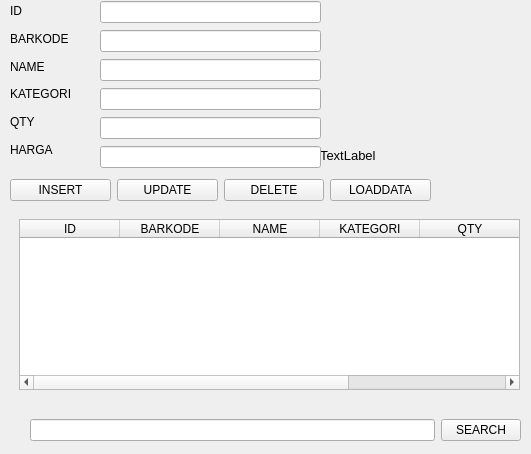
<?xml version="1.0" encoding="UTF-8"?>
<ui version="4.0">
 <class>Form</class>
 <widget class="QWidget" name="Form">
  <property name="geometry">
   <rect>
    <x>0</x>
    <y>0</y>
    <width>531</width>
    <height>454</height>
   </rect>
  </property>
  <property name="windowTitle">
   <string>Form</string>
  </property>
  <widget class="QLabel" name="label_6">
   <property name="geometry">
    <rect>
     <x>320</x>
     <y>140</y>
     <width>201</width>
     <height>31</height>
    </rect>
   </property>
   <property name="font">
    <font>
     <pointsize>10</pointsize>
    </font>
   </property>
   <property name="text">
    <string>TextLabel</string>
   </property>
  </widget>
  <widget class="QWidget" name="horizontalLayoutWidget_2">
   <property name="geometry">
    <rect>
     <x>30</x>
     <y>410</y>
     <width>491</width>
     <height>41</height>
    </rect>
   </property>
   <layout class="QHBoxLayout" name="horizontalLayout_2">
    <item>
     <widget class="QLineEdit" name="lineEditsearch"/>
    </item>
    <item>
     <widget class="QPushButton" name="pushButtonSearch">
      <property name="text">
       <string>SEARCH</string>
      </property>
     </widget>
    </item>
   </layout>
  </widget>
  <widget class="QWidget" name="verticalLayoutWidget_3">
   <property name="geometry">
    <rect>
     <x>19</x>
     <y>219</y>
     <width>501</width>
     <height>171</height>
    </rect>
   </property>
   <layout class="QVBoxLayout" name="verticalLayout_3">
    <item>
     <widget class="QTableWidget" name="tableWidget">
      <column>
       <property name="text">
        <string>ID</string>
       </property>
      </column>
      <column>
       <property name="text">
        <string>BARKODE</string>
       </property>
      </column>
      <column>
       <property name="text">
        <string>NAME</string>
       </property>
      </column>
      <column>
       <property name="text">
        <string>KATEGORI</string>
       </property>
      </column>
      <column>
       <property name="text">
        <string>QTY</string>
       </property>
      </column>
      <column>
       <property name="text">
        <string>HARGA</string>
       </property>
      </column>
     </widget>
    </item>
   </layout>
  </widget>
  <widget class="QWidget" name="verticalLayoutWidget_2">
   <property name="geometry">
    <rect>
     <x>100</x>
     <y>0</y>
     <width>221</width>
     <height>171</height>
    </rect>
   </property>
   <layout class="QVBoxLayout" name="verticalLayout_2">
    <item>
     <widget class="QLineEdit" name="lineEditid"/>
    </item>
    <item>
     <widget class="QLineEdit" name="lineEditbarkode"/>
    </item>
    <item>
     <widget class="QLineEdit" name="lineEditname"/>
    </item>
    <item>
     <widget class="QLineEdit" name="lineEditkategori"/>
    </item>
    <item>
     <widget class="QLineEdit" name="lineEditqty"/>
    </item>
    <item>
     <widget class="QLineEdit" name="lineEditharga"/>
    </item>
   </layout>
  </widget>
  <widget class="QWidget" name="verticalLayoutWidget">
   <property name="geometry">
    <rect>
     <x>10</x>
     <y>0</y>
     <width>91</width>
     <height>161</height>
    </rect>
   </property>
   <layout class="QVBoxLayout" name="verticalLayout">
    <item>
     <widget class="QLabel" name="labelid">
      <property name="text">
       <string>ID</string>
      </property>
     </widget>
    </item>
    <item>
     <widget class="QLabel" name="labelbarkode">
      <property name="text">
       <string>BARKODE</string>
      </property>
     </widget>
    </item>
    <item>
     <widget class="QLabel" name="labelname">
      <property name="text">
       <string>NAME</string>
      </property>
     </widget>
    </item>
    <item>
     <widget class="QLabel" name="labelkategori">
      <property name="text">
       <string>KATEGORI</string>
      </property>
     </widget>
    </item>
    <item>
     <widget class="QLabel" name="labelqty">
      <property name="text">
       <string>QTY</string>
      </property>
     </widget>
    </item>
    <item>
     <widget class="QLabel" name="labelharga">
      <property name="text">
       <string>HARGA</string>
      </property>
     </widget>
    </item>
   </layout>
  </widget>
  <widget class="QWidget" name="horizontalLayoutWidget">
   <property name="geometry">
    <rect>
     <x>10</x>
     <y>170</y>
     <width>421</width>
     <height>41</height>
    </rect>
   </property>
   <layout class="QHBoxLayout" name="horizontalLayout">
    <item>
     <widget class="QPushButton" name="pushButtonInsert">
      <property name="text">
       <string>INSERT</string>
      </property>
     </widget>
    </item>
    <item>
     <widget class="QPushButton" name="pushButtonUpdate">
      <property name="text">
       <string>UPDATE</string>
      </property>
     </widget>
    </item>
    <item>
     <widget class="QPushButton" name="pushButtonDelete">
      <property name="text">
       <string>DELETE</string>
      </property>
     </widget>
    </item>
    <item>
     <widget class="QPushButton" name="pushButtonLoad">
      <property name="text">
       <string>LOADDATA</string>
      </property>
     </widget>
    </item>
   </layout>
  </widget>
 </widget>
 <resources/>
 <connections/>
</ui>
